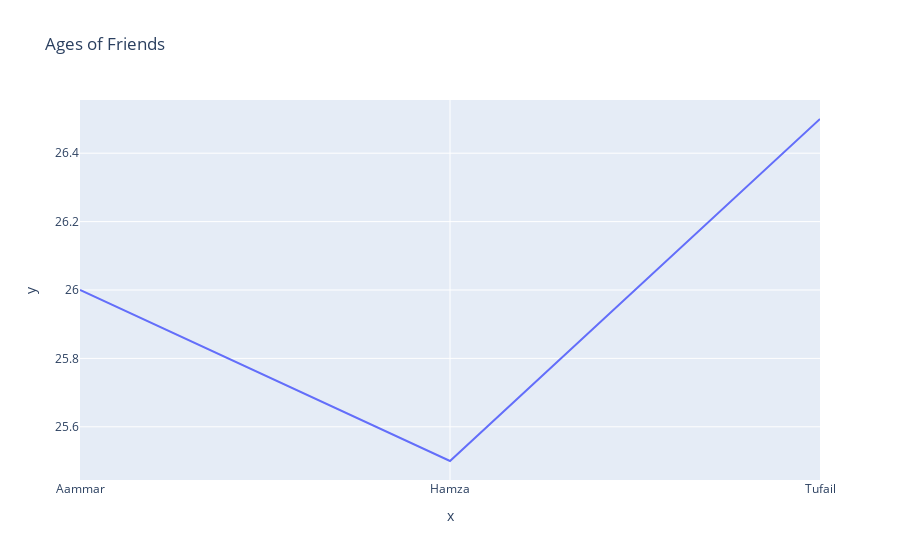

Notebook cell for this chart:
### Code cell
names = ['Aammar', 'Hamza', 'Tufail']
ages = [26, 25.5, 26.5]

# import library
import plotly.express as px

# create a plot(line cart)
fig = px.line(x=names, y=ages, title='Ages of Friends')
fig.show()

### Figure 1 — Plotly figure (JSON) as saved in the notebook; plotly's stock layout.template omitted (floating-point values rounded to 4 significant figures)
{"data": [{"hovertemplate": "x=%{x}<br>y=%{y}<extra></extra>", "legendgroup": "", "line": {"color": "#636efa", "dash": "solid"}, "marker": {"symbol": "circle"}, "mode": "lines", "name": "", "orientation": "v", "showlegend": false, "type": "scatter", "x": ["Aammar", "Hamza", "Tufail"], "xaxis": "x", "y": [26, 25.5, 26.5], "yaxis": "y"}], "layout": {"legend": {"tracegroupgap": 0}, "title": {"text": "Ages of Friends"}, "xaxis": {"anchor": "y", "domain": [0, 1], "title": {"text": "x"}}, "yaxis": {"anchor": "x", "domain": [0, 1], "title": {"text": "y"}}}}
